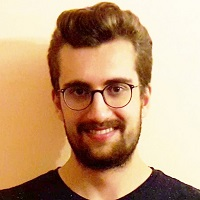
#> input picture Part6 Week7 14-20 Nov 2022/Onur.jpg, 200 x 200 px
$ jupyter execute gaussian_noise.ipynb
#> lines starting #> are read from the running program, lines starting #| are printed output that depends on the picture
[cell 1]
import cv2
import numpy as np
img = cv2.imread("Onur.jpg")
#> img is the input picture: shape (200, 200, 3); mean B, G, R 121.2, 157.8, 195.9
cv2.imshow("Original",img)

def gaussian_noise(image):
    row,col,ch = image.shape
#> row = 200; col = 200; ch = 3
    mean = 0
    var = 0.05
    sigma = var**0.5

    gauss = np.random.normal(mean,sigma,(row,col,ch))
    gauss = gauss.reshape(row,col,ch)
    noisy = image + gauss
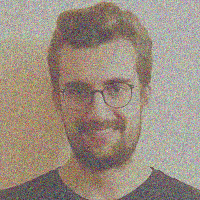
#> noisy: shape (200, 200, 3) float64; mean B, G, R 0.475, 0.621, 0.768; drawn with min black and max white

    return noisy
img = cv2.imread("Onur.jpg")
img = img/255
noise_img = gaussian_noise(img)
cv2.imshow("Gaussian Noise",noise_img)
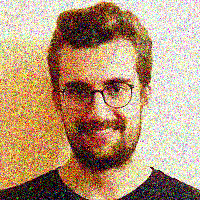
#> window 'Gaussian Noise': shape (200, 200, 3); mean B, G, R 121.7, 153.5, 185.1
cv2.waitKey(0)
